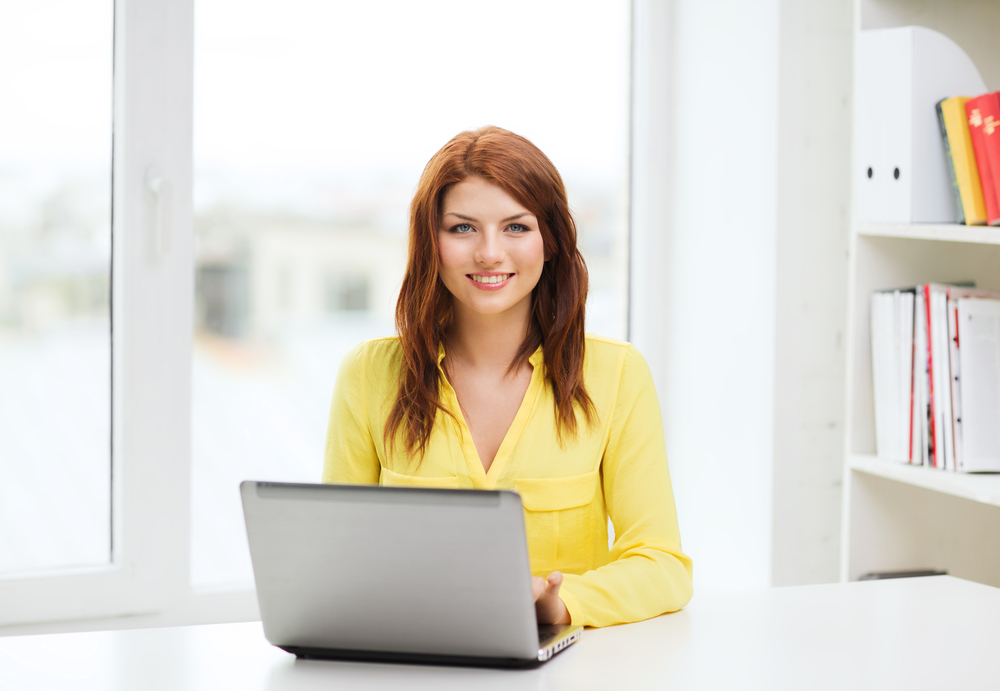
#> input picture 1.jpg, 1000 x 691 px
$ python splash.py
#> lines starting #> are read from the running program, lines starting #| are printed output that depends on the picture
import cv2
import os
list = ['1.jpg','1p.jpg']
list1 = ['7p.jpg']
for i in list:
    img = cv2.imread(i)
#> img is the input picture: shape (691, 1000, 3); mean B, G, R 207.5, 217.9, 222.7
cv2.imshow('Loading...', cv2.resize(img,(900,677)))
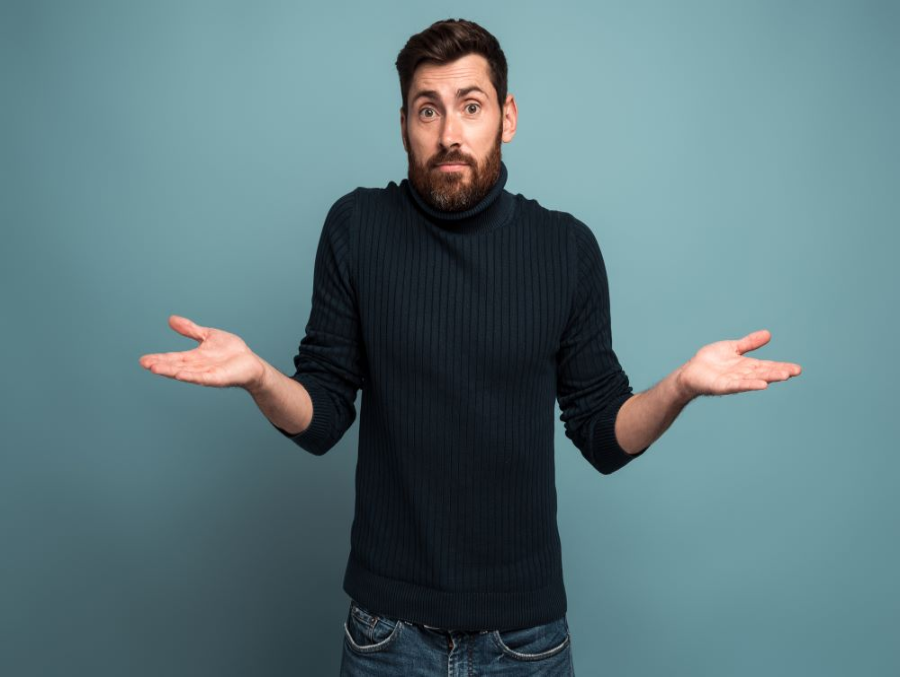
#> window 'Loading...': shape (677, 900, 3); mean B, G, R 124.6, 119.1, 92.1
cv2.waitKey(1200)#1200
for i in list1:
    img = cv2.imread(i)
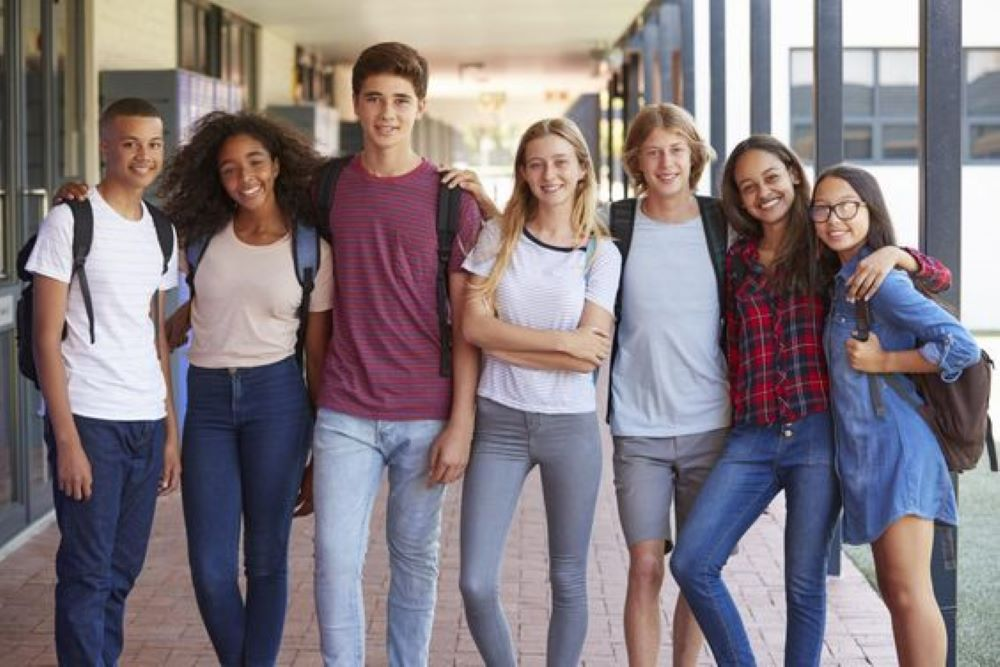
#> input picture 7p.jpg, 1000 x 667 px
#> img is the input picture: shape (667, 1000, 3); mean B, G, R 127.7, 121.8, 131.8
    cv2.imshow('Loading...', cv2.resize(img,(900,677)))   # cv2.resize(img,(900,677))
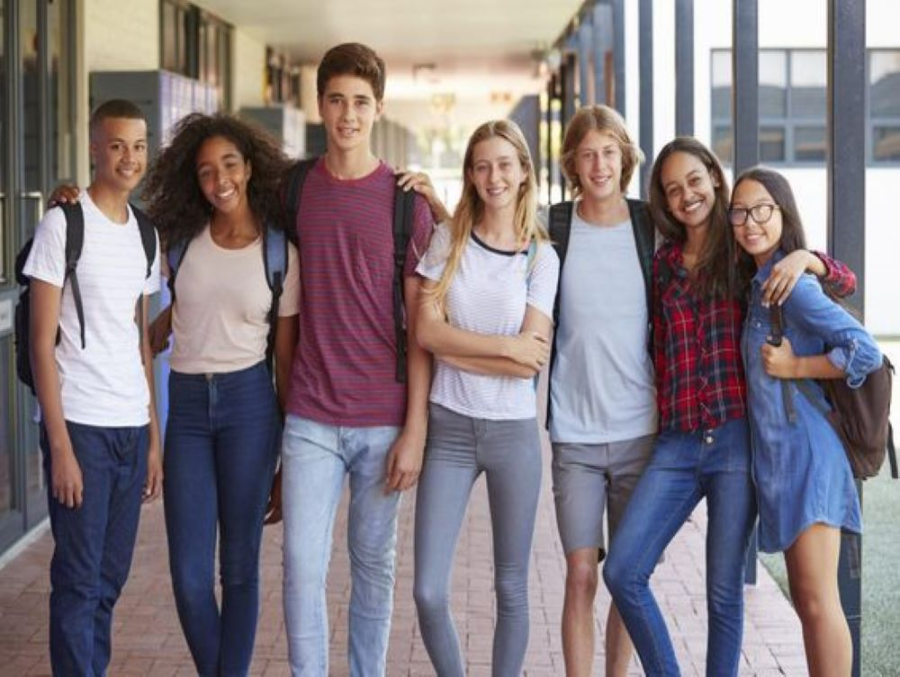
#> window 'Loading...': shape (677, 900, 3); mean B, G, R 127.6, 121.7, 131.7
    cv2.waitKey(2000)
cv2.destroyAllWindows()
os.system("python interface.py")
